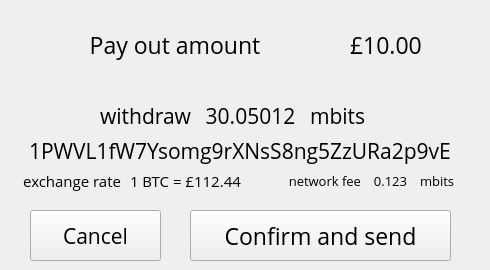
   <widget class="QWidget" name="withdraw_confirm_scrn">
    <widget class="QLabel" name="wconfirm_btc1_lbl">
     <property name="geometry">
      <rect>
       <x>50</x>
       <y>100</y>
       <width>141</width>
       <height>31</height>
      </rect>
     </property>
     <property name="font">
      <font>
       <family>Open Sans</family>
       <pointsize>16</pointsize>
      </font>
     </property>
     <property name="text">
      <string>withdraw</string>
     </property>
     <property name="alignment">
      <set>Qt::AlignRight|Qt::AlignTrailing|Qt::AlignVCenter</set>
     </property>
    </widget>
    <widget class="QLabel" name="wconfirm_address_lbl">
     <property name="geometry">
      <rect>
       <x>0</x>
       <y>130</y>
       <width>480</width>
       <height>41</height>
      </rect>
     </property>
     <property name="font">
      <font>
       <family>Open Sans</family>
       <pointsize>16</pointsize>
      </font>
     </property>
     <property name="text">
      <string>1PWVL1fW7Ysomg9rXNsS8ng5ZzURa2p9vE</string>
     </property>
     <property name="alignment">
      <set>Qt::AlignCenter</set>
     </property>
    </widget>
    <widget class="QPushButton" name="wconfirm_confirm_btn">
     <property name="geometry">
      <rect>
       <x>190</x>
       <y>210</y>
       <width>261</width>
       <height>51</height>
      </rect>
     </property>
     <property name="font">
      <font>
       <family>Open Sans</family>
       <pointsize>17</pointsize>
      </font>
     </property>
     <property name="text">
      <string>Confirm and send</string>
     </property>
    </widget>
    <widget class="QLabel" name="wconfirm_fiat_amount_lbl">
     <property name="geometry">
      <rect>
       <x>350</x>
       <y>0</y>
       <width>130</width>
       <height>90</height>
      </rect>
     </property>
     <property name="font">
      <font>
       <family>Open Sans</family>
       <pointsize>17</pointsize>
      </font>
     </property>
     <property name="text">
      <string>£10.00</string>
     </property>
     <property name="alignment">
      <set>Qt::AlignLeading|Qt::AlignLeft|Qt::AlignVCenter</set>
     </property>
    </widget>
    <widget class="QLabel" name="wconfirm_btc_amount_lbl">
     <property name="geometry">
      <rect>
       <x>190</x>
       <y>100</y>
       <width>121</width>
       <height>31</height>
      </rect>
     </property>
     <property name="font">
      <font>
       <family>Open Sans</family>
       <pointsize>16</pointsize>
      </font>
     </property>
     <property name="text">
      <string>30.05012</string>
     </property>
     <property name="alignment">
      <set>Qt::AlignCenter</set>
     </property>
    </widget>
    <widget class="QLabel" name="wconfirm_xrate_amount_lbl">
     <property name="geometry">
      <rect>
       <x>130</x>
       <y>170</y>
       <width>141</width>
       <height>21</height>
      </rect>
     </property>
     <property name="font">
      <font>
       <family>Open Sans</family>
       <pointsize>11</pointsize>
      </font>
     </property>
     <property name="text">
      <string>1 BTC = £112.44</string>
     </property>
    </widget>
    <widget class="QLabel" name="wconfirm_xrate_lbl">
     <property name="geometry">
      <rect>
       <x>0</x>
       <y>170</y>
       <width>121</width>
       <height>21</height>
      </rect>
     </property>
     <property name="font">
      <font>
       <family>Open Sans</family>
       <pointsize>11</pointsize>
      </font>
     </property>
     <property name="text">
      <string>exchange rate</string>
     </property>
     <property name="alignment">
      <set>Qt::AlignRight|Qt::AlignTrailing|Qt::AlignVCenter</set>
     </property>
    </widget>
    <widget class="QPushButton" name="wconfirm_cancel_btn">
     <property name="geometry">
      <rect>
       <x>30</x>
       <y>210</y>
       <width>131</width>
       <height>51</height>
      </rect>
     </property>
     <property name="font">
      <font>
       <family>Open Sans</family>
       <pointsize>16</pointsize>
      </font>
     </property>
     <property name="text">
      <string>Cancel</string>
     </property>
    </widget>
    <widget class="QLabel" name="wconfirm_desc_lbl">
     <property name="geometry">
      <rect>
       <x>0</x>
       <y>0</y>
       <width>350</width>
       <height>90</height>
      </rect>
     </property>
     <property name="font">
      <font>
       <family>Open Sans</family>
       <pointsize>17</pointsize>
       <italic>false</italic>
      </font>
     </property>
     <property name="text">
      <string>Pay out amount</string>
     </property>
     <property name="textFormat">
      <enum>Qt::PlainText</enum>
     </property>
     <property name="alignment">
      <set>Qt::AlignCenter</set>
     </property>
    </widget>
    <widget class="QLabel" name="wconfirm_btc2_lbl">
     <property name="geometry">
      <rect>
       <x>310</x>
       <y>100</y>
       <width>121</width>
       <height>31</height>
      </rect>
     </property>
     <property name="font">
      <font>
       <family>Open Sans</family>
       <pointsize>16</pointsize>
      </font>
     </property>
     <property name="text">
      <string>mbits</string>
     </property>
     <property name="alignment">
      <set>Qt::AlignLeading|Qt::AlignLeft|Qt::AlignVCenter</set>
     </property>
    </widget>
    <widget class="QLabel" name="wconfirm_icon1_lbl">
     <property name="geometry">
      <rect>
       <x>0</x>
       <y>0</y>
       <width>31</width>
       <height>31</height>
      </rect>
     </property>
     <property name="text">
      <string/>
     </property>
    </widget>
    <widget class="QLabel" name="wconfirm_fee1_lbl">
     <property name="geometry">
      <rect>
       <x>260</x>
       <y>170</y>
       <width>101</width>
       <height>21</height>
      </rect>
     </property>
     <property name="font">
      <font>
       <family>Open Sans</family>
       <pointsize>10</pointsize>
      </font>
     </property>
     <property name="text">
      <string>network fee</string>
     </property>
     <property name="alignment">
      <set>Qt::AlignRight|Qt::AlignTrailing|Qt::AlignVCenter</set>
     </property>
    </widget>
    <widget class="QLabel" name="wconfirm_fee_amount_lbl">
     <property name="geometry">
      <rect>
       <x>360</x>
       <y>170</y>
       <width>61</width>
       <height>21</height>
      </rect>
     </property>
     <property name="font">
      <font>
       <family>Open Sans</family>
       <pointsize>10</pointsize>
      </font>
     </property>
     <property name="text">
      <string>0.123</string>
     </property>
     <property name="alignment">
      <set>Qt::AlignCenter</set>
     </property>
    </widget>
    <widget class="QLabel" name="wconfirm_fee2_lbl">
     <property name="geometry">
      <rect>
       <x>420</x>
       <y>170</y>
       <width>61</width>
       <height>21</height>
      </rect>
     </property>
     <property name="font">
      <font>
       <family>Open Sans</family>
       <pointsize>10</pointsize>
      </font>
     </property>
     <property name="text">
      <string>mbits</string>
     </property>
     <property name="alignment">
      <set>Qt::AlignLeading|Qt::AlignLeft|Qt::AlignVCenter</set>
     </property>
    </widget>
   </widget>
